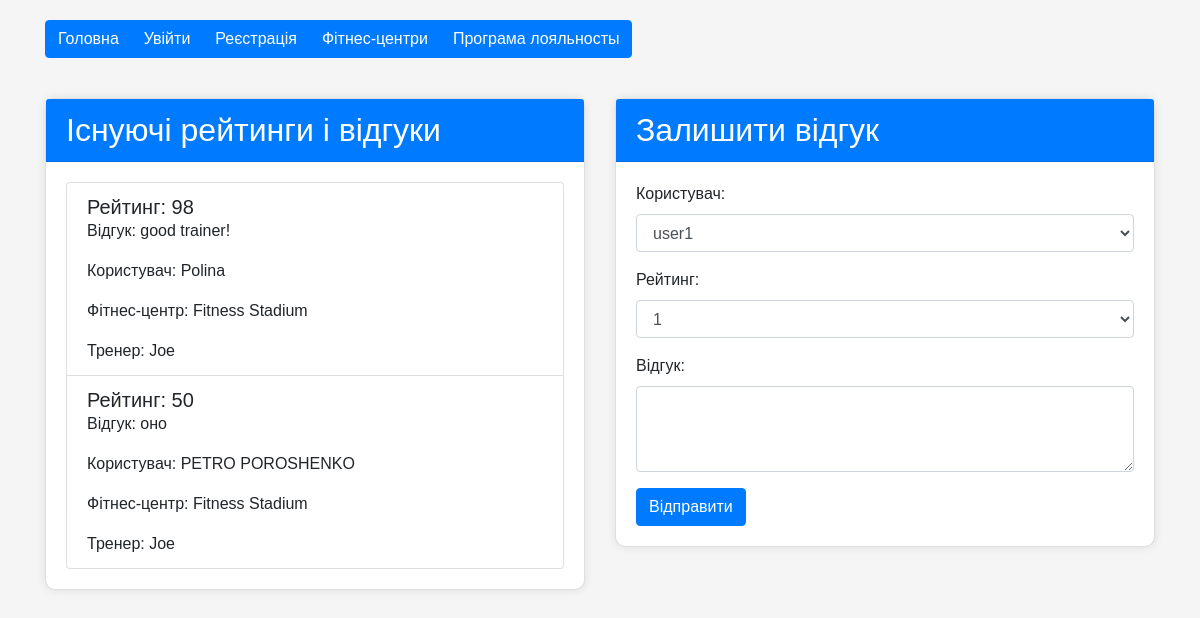
/fitness_center/1/trainer/1/rating, run on the app's committed database.
### tables this page shows
CREATE TABLE review (id INTEGER PRIMARY KEY UNIQUE NOT NULL, trainer_id INTEGER REFERENCES trainer (id) NOT NULL, user_id INTEGER REFERENCES user (id) NOT NULL, points NUMERIC NOT NULL DEFAULT (0), text TEXT NOT NULL, gym_id INTEGER REFERENCES gym (id) NOT NULL);

CREATE TABLE user (id INTEGER NOT NULL UNIQUE, funds INTEGER NOT NULL DEFAULT 0, login TEXT NOT NULL UNIQUE, password TEXT NOT NULL, birth_date TEXT NOT NULL, phone TEXT NOT NULL, PRIMARY KEY (id AUTOINCREMENT));

CREATE TABLE gym (id INTEGER NOT NULL UNIQUE, adress TEXT NOT NULL, contacts TEXT NOT NULL, name TEXT NOT NULL UNIQUE, PRIMARY KEY (id AUTOINCREMENT));

CREATE TABLE trainer (id INTEGER NOT NULL UNIQUE, name TEXT NOT NULL, gym_id INTEGER NOT NULL REFERENCES gym (id), PRIMARY KEY (id AUTOINCREMENT));

### app.py (the view, shortened to what this page needs)
@app.route('/fitness_center/<gym_id>/trainer/<trainer_id>/rating', methods=['GET', 'POST', 'PUT'])
def trainer_rating(gym_id, trainer_id):
    with SQLiteDatabase('DB.db') as db:
        users = db.select_method("user", fetch_all=True)
        reviews = db.select_method("review",
                                   join={'trainer': 'review.trainer_id = trainer.id',
                                         'gym': 'review.gym_id = gym.id',
                                         'user': 'review.user_id = user.id'},
                                   columns=['review.text', 'review.points', 'user.login', 'gym.name AS gym_name',
                                            'trainer.name AS trainer_name'],
                                   fetch_all=True)
    return render_template('trainer_rating.html', reviews=reviews, users=users)

### app.py (called while the page is built)
def dict_factory(cursor, row):
    d = {}
    for idx, col in enumerate(cursor.description):
        d[col[0]] = row[idx]
    return d

    def __enter__(self):
        self.connection = sqlite3.connect(self.db_path)
        self.connection.row_factory = dict_factory
        return self

    def __exit__(self, exc_type, exc_val, exc_tb):
        if self.connection:
            self.connection.close()

### templates/trainer_rating.html (shortened to what this page needs)
<!DOCTYPE html>
<html lang="uk">
<head>
    <link href="https://stackpath.bootstrapcdn.com/bootstrap/4.5.2/css/bootstrap.min.css" rel="stylesheet">
</head>
<body>
<div class="container">
    <div class="btn-group" role="group" aria-label="Basic example">
        <a href="/" class="btn btn-primary">Головна</a>
        <a href="/login" class="btn btn-primary">Увійти</a>
        <a href="/register" class="btn btn-primary">Реєстрація</a>
        <a href="/fitness_center" class="btn btn-primary">Фітнес-центри</a>
        <a href="/" class="btn btn-primary">Програма лояльносты</a>
    </div>
    <div class="row">
        <div class="col-md-6">
            <div class="card">
                <div class="card-header">
                    <h2 class="card-title mb-0">Існуючі рейтинги і відгуки</h2>
                </div>
                <div class="card-body">
                    {% if reviews %}
                        <ul class="list-group">
                            {% for review in reviews %}
                                <li class="list-group-item">
                                    <h5 class="card-title">Рейтинг: {{ review.points }}</h5>
                                    <p class="card-text">Відгук: {{ review.text }}</p>
                                    <p class="card-text">Користувач: {{ review.login }}</p>
                                    <p class="card-text">Фітнес-центр: {{ review.gym_name }}</p>
                                    <p class="card-text">Тренер: {{ review.trainer_name }}</p>
                                </li>
                            {% endfor %}
                        </ul>
                    {% else %}
                        <p class="card-text">Рейтинги відсутні</p>
                    {% endif %}
                </div>
            </div>
        </div>
        <div class="col-md-6">
            <div class="card">
                <div class="card-header">
                    <h2 class="card-title mb-0">Залишити відгук</h2>
                </div>
                <div class="card-body">
                    <form method="post">
                        <div class="form-group">
                            <label for="user">Користувач:</label>
                            <select class="form-control" id="user" name="user" required>
                                {% for user in users %}
                                    <option value="{{ user.id }}">{{ user.login }}</option>
                                {% endfor %}
                            </select>
                        </div>
                        <div class="form-group">
                            <label for="rating">Рейтинг:</label>
                            <select class="form-control" id="rating" name="rating" required>
                                {% for i in range(1, 101) %}
                                    <option value="{{ i }}">{{ i }}</option>
                                {% endfor %}
                            </select>
                        </div>
                        <div class="form-group">
                            <label for="review">Відгук:</label>
                            <textarea class="form-control" id="review" name="review" rows="3" required></textarea>
                        </div>
                        <button type="submit" class="btn btn-primary">Відправити</button>
                    </form>
                </div>
            </div>
        </div>
    </div>
</div>
</body>
</html>

### templates/trainer_rating.html (style rules this page uses)
body { background-color: #f5f5f5; font-family: Arial, sans-serif; }
.container { margin-top: 20px; }
.btn-group { margin-bottom: 20px; }
.card { background-color: #fff; border-radius: 10px; box-shadow: 0px 0px 10px 0px rgba(0,0,0,0.1); margin-top: 20px; }
.card-header { background-color: #007bff; color: #fff; }
.card-body { padding: 20px; }
.card-title { margin-bottom: 0; }

### data on the page
review: points "98", text "good trainer!", login "Polina", gym_name "Fitness Stadium", trainer_name "Joe"
review: points "50", text "оно", login "PETRO POROSHENKO", gym_name "Fitness Stadium", trainer_name "Joe"

### other printed values
form field user "user1"
form field rating "1"
